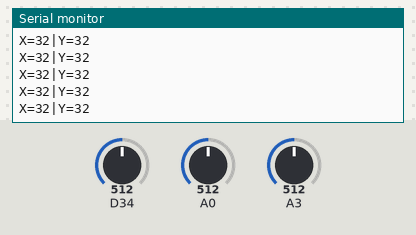
A sketch run on a simulated Arduino Due. On the bench: the last lines printed to the serial monitor. The inputs (shaded band) are chosen by the test bench; at power-on: A0 = 512, A3 = 512, D34 = 512 (analog values on the 0–1023 scale).

Above: at 1.2 s.
1.3 s: A0 set to 716
At 1.31 s:
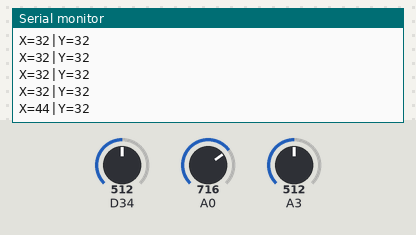
2.8 s: A3 set to 716
At 2.82 s:
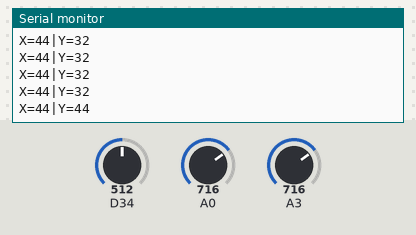
4.3 s: A0 set to 900
At 4.32 s:
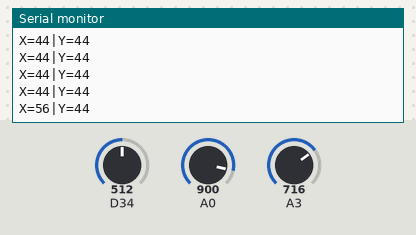
5.8 s: A3 set to 900
At 5.83 s:
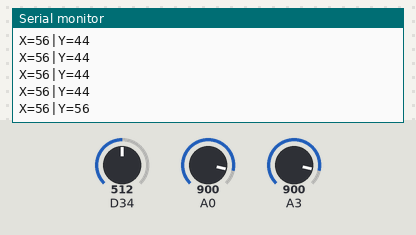
Timing chart, 0 to 8.3 s (numbered marks = the images above; inputs shaded):
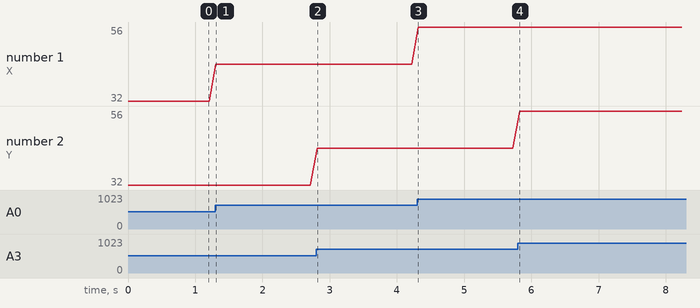

Measured:
- after the input at 1.3 s, the serial monitor: prints a new line at once (image 1)
- after the input at 2.8 s, the serial monitor: prints a new line at once (image 2)
- after the input at 4.3 s, the serial monitor: prints a new line at once (image 3)
- after the input at 5.8 s, the serial monitor: prints a new line at once (image 4)
- plotted number 1: 32 → 44 after the input at 1.3 s, 44 → 56 after the input at 4.3 s

The sketch:

joy32.ino
```cpp
void setup() {
  // put your setup code here, to run once:
  Serial.begin(115200);
  Serial.println();
  Serial.println("Début...");
}


void handleADC() {
 analogReadResolution(6);
 int x = analogRead(A0);
 int y = analogRead(A3);
 int s = analogRead(34);
 String adcValue = "X="+String(x)+"|Y="+String(y);
 Serial.println(adcValue);
 //server.send(200, "text/plane", adcValue); //Envoi des valeurs lues
}

void loop() {
  // put your main code here, to run repeatedly:
  handleADC();
  delay(100);

}
```
